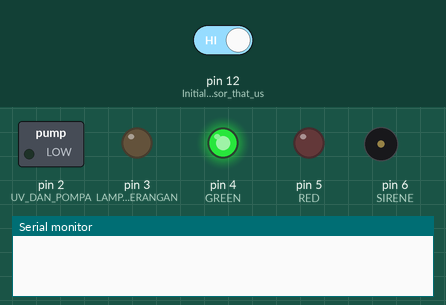
Bench run of a sketch on a simulated Arduino Uno, built with avr-gcc and run on an emulated ATmega328P. Parts: switched loads named in the sketch (green lamp = pin HIGH), output pins drawn as LEDs (lit = HIGH), buzzer (waves = sounding, pin HIGH), the last lines printed to the serial monitor. The test bench sets the inputs (shaded band); at power-on: pin 12 (Initialize_sensor_that_us) HIGH.

Above: at 1.2 s.
1.3 s: pin 12 (Initialize_sensor_that_us) driven LOW
At 3.5 s:
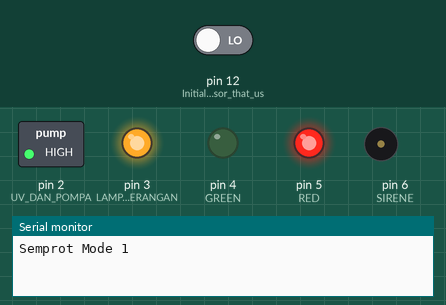
At 8.5 s:
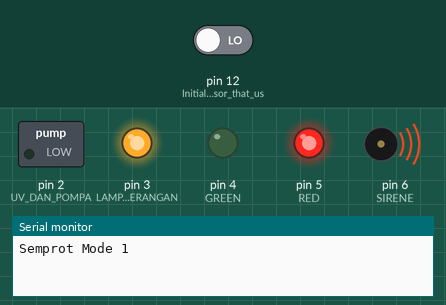
Timing chart, 0 to 10.0 s (numbered marks = the images above; inputs shaded):
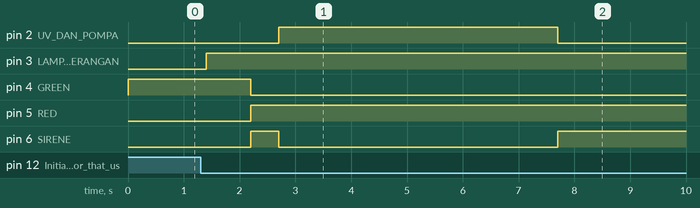

Measured:
- after the input at 1.3 s, pin 2 (UV_DAN_POMPA): LOW → HIGH after 1.4 s, → LOW 5.0 s later; pin 3 (LAMPU_PENERANGAN): LOW → HIGH after 0.10 s; pin 4 (GREEN): HIGH → LOW after 0.90 s; pin 5 (RED): LOW → HIGH after 0.90 s; pin 6 (SIRENE): LOW → HIGH after 0.90 s, → LOW 0.50 s later, → HIGH 5.0 s later

The sketch:

POS1.ino
```cpp
int posisi = 0;
int standby = 0;
bool prevStatus;
bool button;
void setup() {
  // put your setup code here, to run once:
  pinMode(12, INPUT_PULLUP); // Initialize sensor that uses digital pins 13 and 12.
  pinMode(2, OUTPUT);//UV DAN POMPA
  pinMode(3, OUTPUT);//LAMPU PENERANGAN
  pinMode(4, OUTPUT);//GREEN
  pinMode(5, OUTPUT);//RED
  pinMode(6, OUTPUT); //SIRENE
  Serial.begin(9600);  // We initialize serial connection so that we could print values from sensor.
  digitalWrite(4, HIGH);
  digitalWrite(5, LOW);
}

void loop() {
  // Every 500 miliseconds, do a measurement using the sensor and print the distance in centimeters.
  if (!digitalRead(12)) {
    digitalWrite(3, HIGH);
    if (posisi <= 10) {
      posisi += 1;
    }
  }
  else
  {
    digitalWrite(3, LOW);
    posisi = 0;
    if (standby <= 300) {
      standby += 1;
    }
  }
  if (posisi >= 5) {
    if (standby >= 200) {
      digitalWrite(4, LOW);
      digitalWrite(5, HIGH);
      mulai2();
      digitalWrite(4, HIGH);
      digitalWrite(5, LOW);
    }
    else
    {
      digitalWrite(4, LOW);
      digitalWrite(5, HIGH);
      mulai1();
      digitalWrite(4, HIGH);
      digitalWrite(5, LOW);
    }
    standby = 0;
    posisi = 0;
  }
  delay(200);
  // put your main code here, to run repeatedly:
}

void mulai1() {
  Serial.println("Semprot Mode 1");
  digitalWrite(6, HIGH); //SIRENE
  delay(500);
  digitalWrite(6, LOW); //SIRENE
  digitalWrite(2, HIGH);
  delay (5000);
  digitalWrite(2, LOW);
  digitalWrite(6, HIGH);
  delay(1000);
  while (!digitalRead(12)) {
  }
  digitalWrite(6, LOW);
}

void mulai2() {
  Serial.println("Semprot Mode 2");
  digitalWrite(2, HIGH);
  digitalWrite(6, HIGH); //SIRENE
  delay(400);
  digitalWrite(6, LOW); //SIRENE
  delay(400);
  digitalWrite(6, HIGH); //SIRENE
  delay(400);
  digitalWrite(6, LOW); //SIRENE
  delay(400);
  digitalWrite(6, HIGH); //SIRENE
  delay(400);
  digitalWrite(6, LOW); //SIRENE
  delay (6000);
  digitalWrite(2, LOW);
  digitalWrite(6, HIGH);
  delay(1000);
  while (!digitalRead(12)) {
  }
  digitalWrite(6, LOW); //SIRENE
}
```
